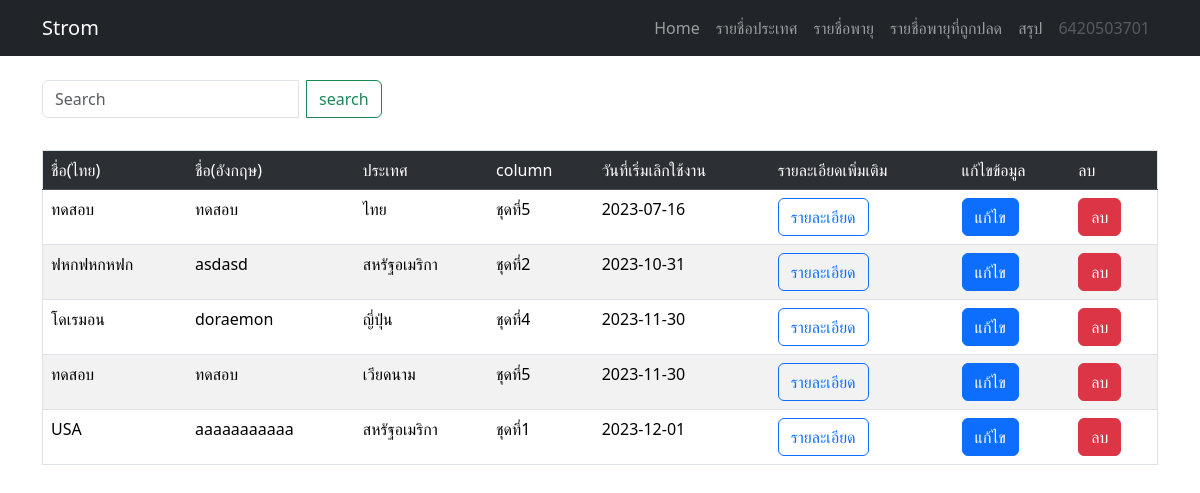
The page /project_database/index.php?controller=StormNameInactive&action=index on the database its author committed.
### tables this page shows
CREATE TABLE `StormList` (
  `storm_id` int(11) NOT NULL COMMENT 'idของชื่อพายุ',
  `country_id` int(11) NOT NULL COMMENT 'idประเทศ',
  `storm_nameth` varchar(30) NOT NULL COMMENT 'ชื่อไทย',
  `storm_nameeng` varchar(30) NOT NULL COMMENT 'ชื่ออังกฤษ',
  `nameth_compensate` varchar(30) DEFAULT NULL COMMENT 'ชื่อทดแทน',
  `column_id` int(11) DEFAULT NULL COMMENT 'คอลัมไหน',
  `storm_status` int(11) NOT NULL COMMENT 'สถานะ(1ใช้งาน/2ปลด)',
  `status_meaning` varchar(50) NOT NULL COMMENT 'ความหมาย',
  `date_start` date DEFAULT '2023-10-01' COMMENT 'วันเริ่มใช้งาน',
  `date_end` date DEFAULT NULL COMMENT 'วันที่ปลด'
);

CREATE TABLE `Country` (
  `country_id` int(11) NOT NULL COMMENT 'id_ประเทศ',
  `country_name` varchar(20) NOT NULL COMMENT 'ประเทศ'
);

CREATE TABLE `ColumnStorm` (
  `column_id` int(11) NOT NULL,
  `column_name` varchar(20) NOT NULL
);

### project_database/controllers/StormNameInactive_controller.php (called while the page is built, shortened)
<?php
class StormNameInactiveController
{
    public function index()
    {
        $StormNameList = StormNameInactive::getAll();
        require_once('views/StormNameInactive/index_stormnameinactive.php');
    }
}
?>

### project_database/connection_connect.php (called while the page is built, shortened)
<?php
$dbname = "db23_140";
?>

### project_database/models/StormInactiveModel.php (called while the page is built, shortened)
<?php
    class StormNameInactive{
        public function __construct($id,$country,$nameth,$nameeng,$namethcompensate,$meaning,$column,$status,$datestart,$dateend){
            $this->id = $id;
            $this->country = $country;
            $this->nameth = $nameth;
            $this->nameeng = $nameeng;
            $this->column = $column;
            $this->dateend = $dateend;
        }
        public static function getAll(){
            $List = [];
            require("connection_connect.php");
            $sql = "SELECT storm_id,country_name,storm_nameth ,storm_nameeng,nameth_compensate,status_meaning,column_name,storm_status,date_start,date_end
            FROM `StormList` NATURAL JOIN Country NATURAL JOIN ColumnStorm WHERE storm_status = 2
            ORDER BY `date_end`, country_id ASC";
            $result = $conn->query($sql);
            while($my_row = $result->fetch_assoc()){
                $id = $my_row[storm_id];
                $country = $my_row[country_name];
                $nameth = $my_row[storm_nameth];
                $nameeng = $my_row[storm_nameeng];
                $namethcompensate = $my_row[nameth_compensate];
                $meaning = $my_row[status_meaning];
                $column = $my_row[column_name];
                $status = $my_row[storm_status];
                $datestart = $my_row[date_start];
                $dateend = $my_row[date_end];
                $List[] = new StormNameInactive($id,$country,$nameth,$nameeng,$namethcompensate,$meaning,$column,$status,$datestart,$dateend);
            }
            return $List;
        }
    }
?>

### project_database/views/StormNameInactive/index_stormnameinactive.php (the view, shortened to what this page needs)
<!DOCTYPE html>
<html lang="en">
<head>
    <link href="https://cdn.jsdelivr.net/npm/bootstrap@5.0.2/dist/css/bootstrap.min.css" rel="stylesheet">
    <link rel="stylesheet" href="css/bootstrap.min.css">
</head>
<body>
    <div class = "container">
    <div class="btn-group" role="group" aria-label="Basic mixed styles example">
    <form method="get" action="">
        <div class="input-group mb-3">
            <input class="form-control me-2"type="Search" name="key" placeholder="Search" aria-label="Search">
            <button class="btn btn-outline-success" type="submit" name="action" value="search">search</button>
        </div>
    </form>
    </div>
    <table border=1 class="table table-white table-striped table-hover">
        <tr class ="table-dark">
            <td>ชื่อ(ไทย)</td>
            <td>ชื่อ(อังกฤษ)</td>
            <td>ประเทศ</td>
            <td>column</td>
            <td>วันที่เริ่มเลิกใช้งาน</td>
            <td>รายละเอียดเพิ่มเติม</td>
            <td>แก้ไขข้อมูล</td>
            <td>ลบ</td>
        </tr>
        <?php
        foreach ($StormNameList as $list) {
            echo    "<tr>
                    <td>$list->nameth</td>
                    <td>$list->nameeng</td>
                    <td>$list->country</td>
                    <td>$list->column</td>
                    <td>$list->dateend</td>
                    <td>
                    <a class='btn btn-outline-primary me-2' href=?controller=StormNameInactive&action=detail&id=$list->id>รายละเอียด</a>
                    </td>
                    <td>
                    <a class='btn btn-primary' href=?controller=StormNameInactive&action=updateform&id=$list->id>แก้ไข</a>
                    </td>
                    <td>
                    <a class='btn btn-danger' href=?controller=StormNameInactive&action=delete&id=$list->id onclick=\"return confirm('ยืนยันการลบข้อมูล ??');\" >ลบ</a>
                    </td>
                    </tr>";
        }
        ?>
    </table>
    </div>
</body>
</html>

### rows shown on the page
stormlist: storm_nameth "ทดสอบ", storm_nameeng "ทดสอบ", country.country_name "ไทย", column.column_name "ชุดที่5", date_end "2023-07-16"
stormlist: storm_nameth "ฟหกฟหกหฟก", storm_nameeng "asdasd", country.country_name "สหรัฐอเมริกา", column.column_name "ชุดที่2", date_end "2023-10-31"
stormlist: storm_nameth "โดเรมอน", storm_nameeng "doraemon", country.country_name "ญี่ปุ่น", column.column_name "ชุดที่4", date_end "2023-11-30"
stormlist: storm_nameth "ทดสอบ", storm_nameeng "ทดสอบ", country.country_name "เวียดนาม", column.column_name "ชุดที่5", date_end "2023-11-30"
stormlist: storm_nameth "USA", storm_nameeng "aaaaaaaaaaa", country.country_name "สหรัฐอเมริกา", column.column_name "ชุดที่1", date_end "2023-12-01"
